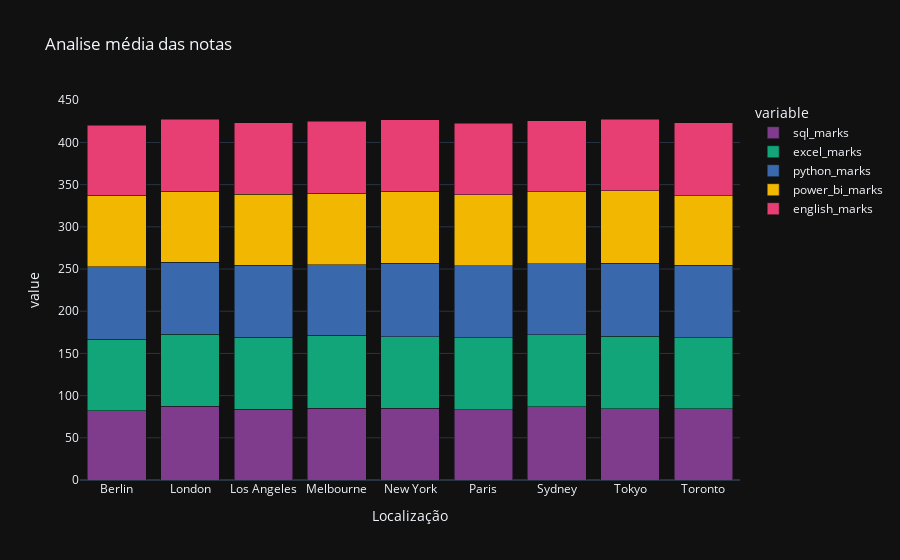

The cell this chart's notebook holds for it:
### Code cell
df_grafico_notas = px.bar(
    df_media_nota,
    x='location',
    y=df_disciplinas,
    color_discrete_sequence=px.colors.qualitative.Bold,
    barmode='stack',
    title='Analise média das notas',
    labels={
        'location':'Localização',
    }
)

df_grafico_notas.show()

### Figure 1 — Plotly figure (JSON) as saved in the notebook; plotly's stock layout.template omitted (floating-point values rounded to 4 significant figures)
{"data": [{"hovertemplate": "variable=sql_marks<br>Localização=%{x}<br>value=%{y}<extra></extra>", "legendgroup": "sql_marks", "marker": {"color": "rgb(127, 60, 141)", "pattern": {"shape": ""}}, "name": "sql_marks", "orientation": "v", "showlegend": true, "textposition": "auto", "x": ["Berlin", "London", "Los Angeles", "Melbourne", "New York", "Paris", "Sydney", "Tokyo", "Toronto"], "xaxis": "x", "y": [82.23, 87.15, 83.68, 84.97, 85.18, 83.13, 86.64, 84.65, 84.73], "yaxis": "y", "type": "bar"}, {"hovertemplate": "variable=excel_marks<br>Localização=%{x}<br>value=%{y}<extra></extra>", "legendgroup": "excel_marks", "marker": {"color": "rgb(17, 165, 121)", "pattern": {"shape": ""}}, "name": "excel_marks", "orientation": "v", "showlegend": true, "textposition": "auto", "x": ["Berlin", "London", "Los Angeles", "Melbourne", "New York", "Paris", "Sydney", "Tokyo", "Toronto"], "xaxis": "x", "y": [84.63, 85.67, 85.48, 86.67, 84.84, 85.64, 85.51, 85.98, 83.95], "yaxis": "y", "type": "bar"}, {"hovertemplate": "variable=python_marks<br>Localização=%{x}<br>value=%{y}<extra></extra>", "legendgroup": "python_marks", "marker": {"color": "rgb(57, 105, 172)", "pattern": {"shape": ""}}, "name": "python_marks", "orientation": "v", "showlegend": true, "textposition": "auto", "x": ["Berlin", "London", "Los Angeles", "Melbourne", "New York", "Paris", "Sydney", "Tokyo", "Toronto"], "xaxis": "x", "y": [85.65, 85.52, 85.53, 83.64, 86.77, 85.38, 84.28, 86.03, 85.64], "yaxis": "y", "type": "bar"}, {"hovertemplate": "variable=power_bi_marks<br>Localização=%{x}<br>value=%{y}<extra></extra>", "legendgroup": "power_bi_marks", "marker": {"color": "rgb(242, 183, 1)", "pattern": {"shape": ""}}, "name": "power_bi_marks", "orientation": "v", "showlegend": true, "textposition": "auto", "x": ["Berlin", "London", "Los Angeles", "Melbourne", "New York", "Paris", "Sydney", "Tokyo", "Toronto"], "xaxis": "x", "y": [85.13, 83.7, 84.02, 84.55, 85.39, 84.05, 85.13, 86.03, 82.73], "yaxis": "y", "type": "bar"}, {"hovertemplate": "variable=english_marks<br>Localização=%{x}<br>value=%{y}<extra></extra>", "legendgroup": "english_marks", "marker": {"color": "rgb(231, 63, 116)", "pattern": {"shape": ""}}, "name": "english_marks", "orientation": "v", "showlegend": true, "textposition": "auto", "x": ["Berlin", "London", "Los Angeles", "Melbourne", "New York", "Paris", "Sydney", "Tokyo", "Toronto"], "xaxis": "x", "y": [82.48, 85.76, 84.4, 85.57, 84.95, 84.75, 84.23, 84.77, 86.5], "yaxis": "y", "type": "bar"}], "layout": {"xaxis": {"anchor": "y", "domain": [0.0, 1.0], "title": {"text": "Localização"}}, "yaxis": {"anchor": "x", "domain": [0.0, 1.0], "title": {"text": "value"}}, "legend": {"title": {"text": "variable"}, "tracegroupgap": 0}, "title": {"text": "Analise média das notas"}, "barmode": "stack"}}
